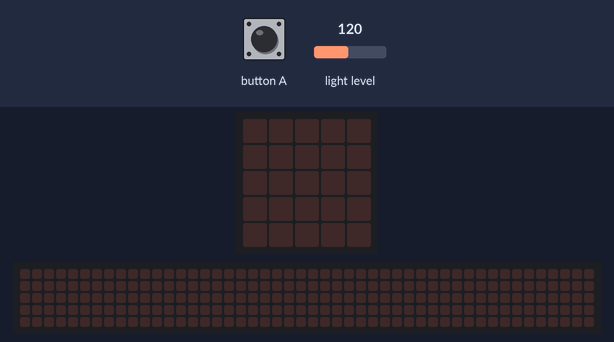
The program below on a simulated BBC micro:bit (MakeCode). Parts: the board's 5×5 LED display, a strip that is not on the board, showing the scrolling text unrolled. The inputs (shaded band) are chosen by the test bench; at power-on: light level 120. The 48×5 strip is a reading aid, not a part: it shows the text the display is scrolling, unrolled, one strip-width of it at a time.

Above: at 1.2 s.
1.3 s: button A pressed for 0.15 s
At 1.6 s:
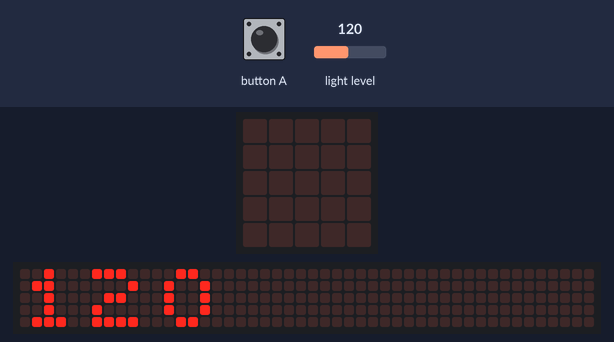
4.3 s: light level set to 106
6.5 s: light level set to 96
8.0 s: button A pressed for 0.15 s
At 11.0 s:
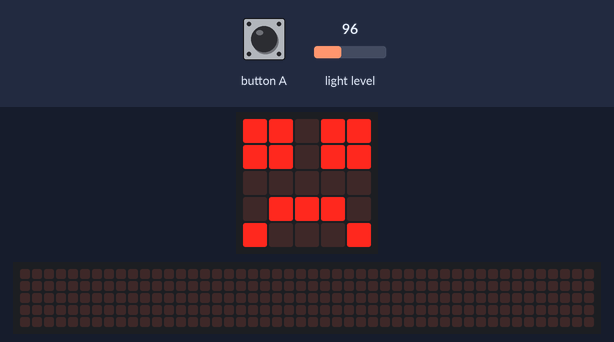
11.1 s: button A pressed for 0.15 s
At 12.32 s:
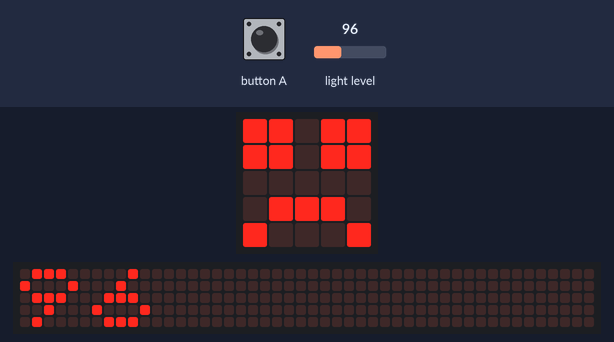
14.1 s: light level set to 128
At 16.3 s:
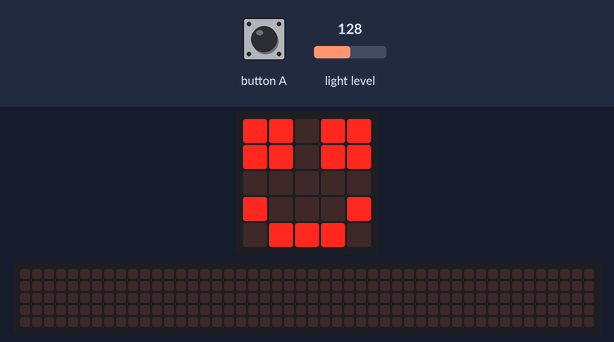
Timing chart, 0 to 17.4 s (numbered marks = the images above; inputs shaded):
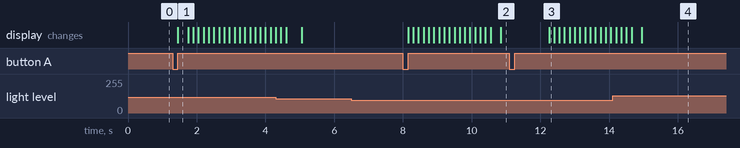

Measured:
- after the input at 1.3 s, the display: changes after 0.15 s (image 1)
- after the input at 6.5 s, every drawn part: stays the same
- after the input at 8.0 s, the display: first changes after 0.15 s (image 2 shows a later state)
- after the input at 11.1 s, the display: changes after 1.2 s (image 3)
- after the input at 14.1 s, the display: first differs from a run without the input after 0.85 s (image 4)

The program:

main.ts
```typescript
input.onButtonPressed(Button.A, function () {
    basic.showNumber(input.lightLevel())
    if (input.lightLevel() > 100) {
        basic.showLeds(`
            # # . # #
            # # . # #
            . . . . .
            # . . . #
            . # # # .
            `)
    } else {
        basic.showLeds(`
            # # . # #
            # # . # #
            . . . . .
            . # # # .
            # . . . #
            `)
    }
    basic.pause(1000)
})
```

test.ts
```typescript
// aquí va el archivo "tests"; esto no se compilará cuando este paquete se utilice como una extensión.
```
